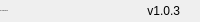
              <widget class="QFrame" name="bottomBar">
               <property name="minimumSize">
                <size>
                 <width>0</width>
                 <height>22</height>
                </size>
               </property>
               <property name="maximumSize">
                <size>
                 <width>16777215</width>
                 <height>22</height>
                </size>
               </property>
               <property name="frameShape">
                <enum>QFrame::NoFrame</enum>
               </property>
               <property name="frameShadow">
                <enum>QFrame::Raised</enum>
               </property>
               <layout class="QHBoxLayout" name="horizontalLayout_5">
                <property name="spacing">
                 <number>0</number>
                </property>
                <property name="leftMargin">
                 <number>0</number>
                </property>
                <property name="topMargin">
                 <number>0</number>
                </property>
                <property name="rightMargin">
                 <number>0</number>
                </property>
                <property name="bottomMargin">
                 <number>0</number>
                </property>
                <item>
                 <widget class="QLabel" name="creditsLabel">
                  <property name="maximumSize">
                   <size>
                    <width>16777215</width>
                    <height>16</height>
                   </size>
                  </property>
                  <property name="font">
                   <font>
                    <pointsize>-1</pointsize>
                    <italic>false</italic>
                    <bold>false</bold>
                   </font>
                  </property>
                  <property name="text">
                   <string>By: Gabriel Moura</string>
                  </property>
                  <property name="alignment">
                   <set>Qt::AlignLeading|Qt::AlignLeft|Qt::AlignVCenter</set>
                  </property>
                 </widget>
                </item>
                <item>
                 <widget class="QLabel" name="version">
                  <property name="text">
                   <string>v1.0.3</string>
                  </property>
                  <property name="alignment">
                   <set>Qt::AlignRight|Qt::AlignTrailing|Qt::AlignVCenter</set>
                  </property>
                 </widget>
                </item>
                <item>
                 <widget class="QFrame" name="frame_size_grip">
                  <property name="minimumSize">
                   <size>
                    <width>20</width>
                    <height>0</height>
                   </size>
                  </property>
                  <property name="maximumSize">
                   <size>
                    <width>20</width>
                    <height>16777215</height>
                   </size>
                  </property>
                  <property name="frameShape">
                   <enum>QFrame::NoFrame</enum>
                  </property>
                  <property name="frameShadow">
                   <enum>QFrame::Raised</enum>
                  </property>
                 </widget>
                </item>
               </layout>
              </widget>
